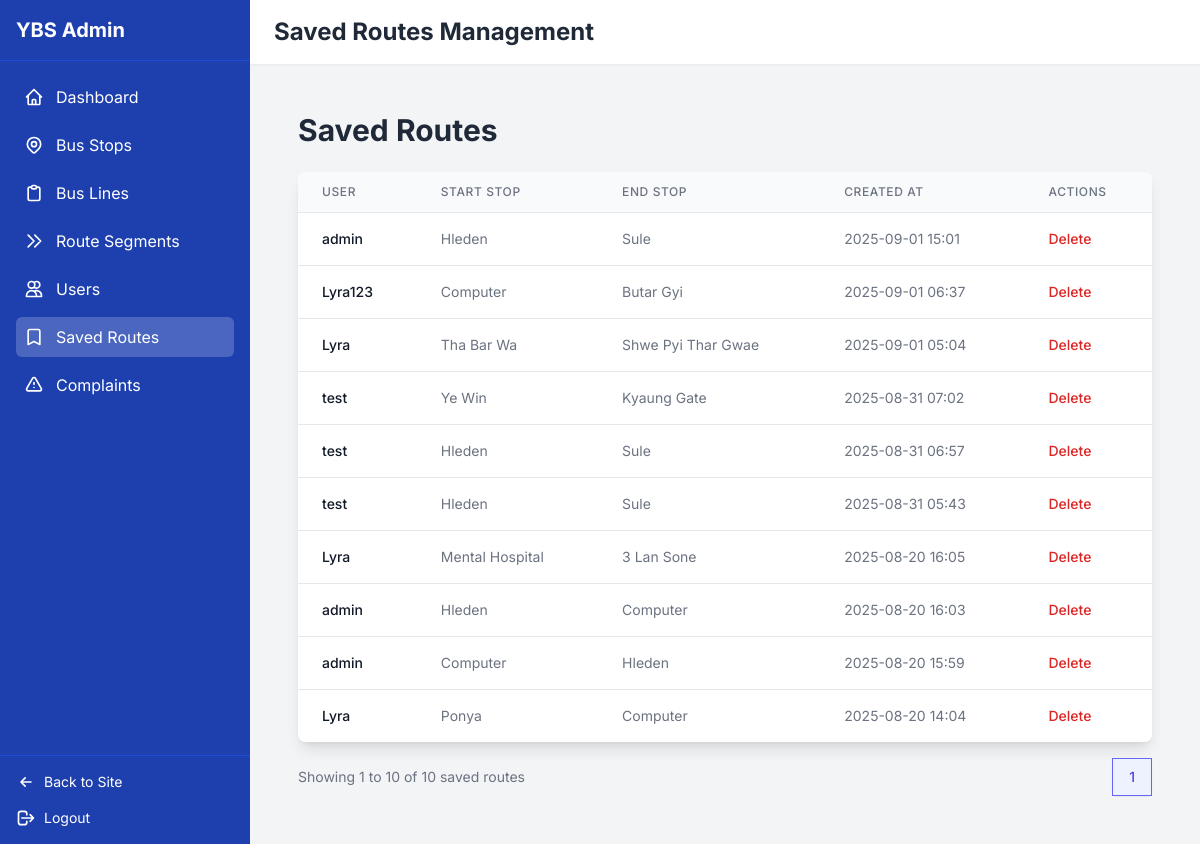
/admin-dashboard/saved-routes/ (signed in), run on an earlier commit of the app's database.
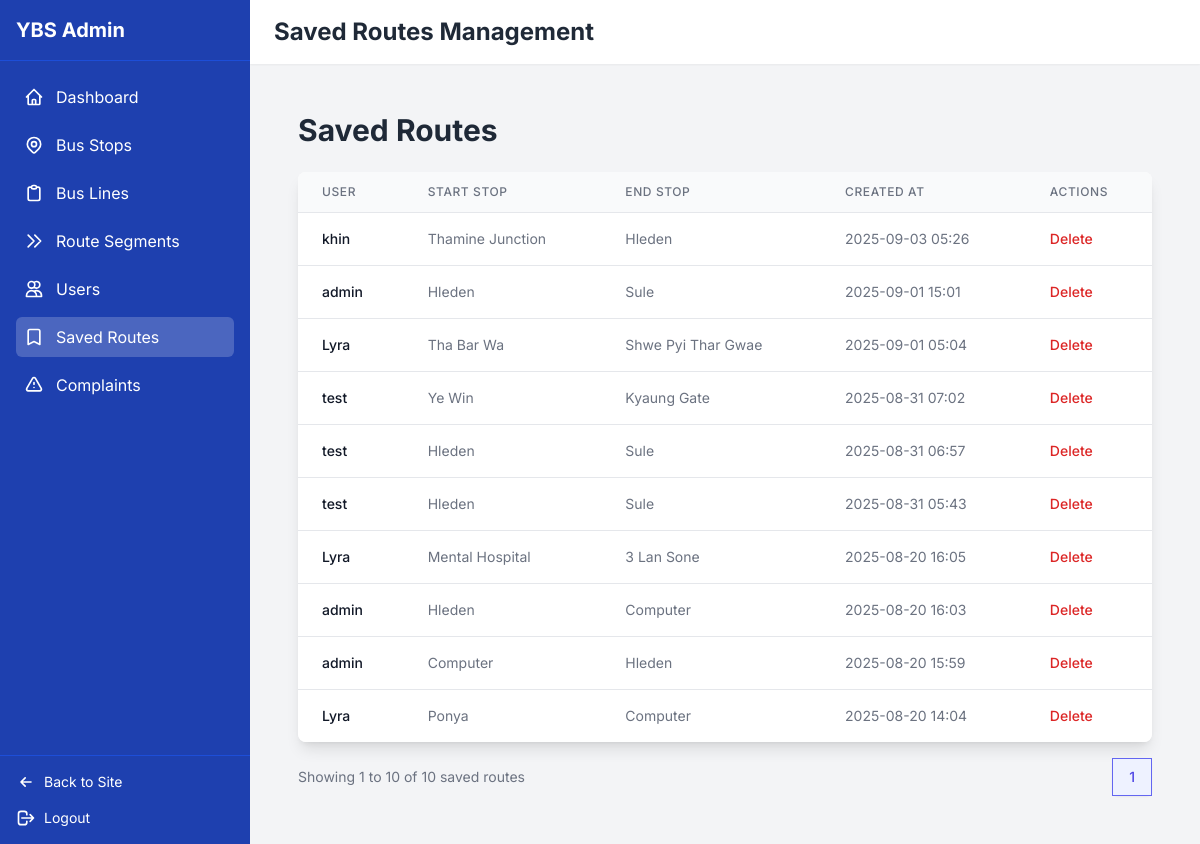
And on a later commit of the database.
### bus_routes/models.py (models this page shows, shortened)
class SavedRoute(models.Model):
    user = models.ForeignKey(User, on_delete=models.CASCADE, related_name='saved_routes')
    start_stop = models.ForeignKey(BusStop, on_delete=models.CASCADE, related_name='routes_as_start')
    end_stop = models.ForeignKey(BusStop, on_delete=models.CASCADE, related_name='routes_as_end')
    name = models.CharField(max_length=100, blank=True, null=True)
    created_at = models.DateTimeField(auto_now_add=True)
    class Meta:
        verbose_name = "Saved Route"
        verbose_name_plural = "Saved Routes"
        ordering = ['-created_at']

class BusStop(models.Model):
    name_mm = models.CharField(max_length=255, verbose_name="Stop Name (Myanmar)")
    name_en = models.CharField(max_length=255, verbose_name="Stop Name (English)")
    road_name_mm = models.CharField(max_length=255, blank=True, null=True, verbose_name="Road Name (Myanmar)")
    road_name_en = models.CharField(max_length=255, blank=True, null=True, verbose_name="Road Name (English)")
    latitude = models.DecimalField(max_digits=9, decimal_places=6, null=True, blank=True, verbose_name="Latitude")
    longitude = models.DecimalField(max_digits=9, decimal_places=6, null=True, blank=True, verbose_name="Longitude")
    class Meta:
        verbose_name = "Bus Stop"
        verbose_name_plural = "Bus Stops"
        unique_together = (('name_mm', 'road_name_mm'), ('name_en', 'road_name_en'))

### bus_routes/views.py (the view)
# urls.py: path('admin-dashboard/saved-routes/', views.admin_saved_routes, name='admin_saved_routes'),
@user_passes_test(is_admin)
def admin_saved_routes(request):
    saved_routes_list = SavedRoute.objects.all().order_by('-created_at')
    paginator = Paginator(saved_routes_list, 20)
    page_number = request.GET.get('page')
    page_obj = paginator.get_page(page_number)
    return render(request, 'admin_saved_routes.html', {
        'active_tab': 'saved_routes',
        'saved_routes': page_obj
    })

### bus_routes/views.py (called while the page is built)
def is_admin(user):
    return user.is_authenticated and user.is_staff

### templates/admin_saved_routes.html (shortened to what this page needs)
{% extends 'admin_dashboard.html' %}
{% block header_title %}Saved Routes Management{% endblock %}
{% block content %}
    <div class="p-6">
        <h1 class="text-3xl font-bold text-gray-800 mb-6">Saved Routes</h1>
        {% if saved_routes %}
            <div class="bg-white shadow-lg rounded-lg overflow-hidden">
                <table class="min-w-full divide-y divide-gray-200">
                    <thead class="bg-gray-50">
                        <tr>
                            <th class="px-6 py-3 text-left text-xs font-medium text-gray-500 uppercase tracking-wider">User</th>
                            <th class="px-6 py-3 text-left text-xs font-medium text-gray-500 uppercase tracking-wider">Start Stop</th>
                            <th class="px-6 py-3 text-left text-xs font-medium text-gray-500 uppercase tracking-wider">End Stop</th>
                            <th class="px-6 py-3 text-left text-xs font-medium text-gray-500 uppercase tracking-wider">Created At</th>
                            <th class="px-6 py-3 text-left text-xs font-medium text-gray-500 uppercase tracking-wider">Actions</th>
                        </tr>
                    </thead>
                    <tbody class="bg-white divide-y divide-gray-200">
                        {% for route in saved_routes %}
                            <tr>
                                <td class="px-6 py-4 whitespace-nowrap text-sm font-medium text-gray-900">{{ route.user.username }}</td>
                                <td class="px-6 py-4 whitespace-nowrap text-sm text-gray-500">{{ route.start_stop.name_en }}</td>
                                <td class="px-6 py-4 whitespace-nowrap text-sm text-gray-500">{{ route.end_stop.name_en }}</td>
                                <td class="px-6 py-4 whitespace-nowrap text-sm text-gray-500">{{ route.created_at|date:"Y-m-d H:i" }}</td>
                                <td class="px-6 py-4 whitespace-nowrap text-sm font-medium">
                                    <a href="{% url 'admin_saved_route_delete' route.id %}" class="text-red-600 hover:text-red-900" onclick="return confirm('Are you sure you want to delete this saved route?')">Delete</a>
                                </td>
                            </tr>
                        {% endfor %}
                    </tbody>
                </table>
            </div>
            <div class="mt-4 flex justify-between items-center">
                <span class="text-gray-500 text-sm">
                    Showing {{ saved_routes.start_index }} to {{ saved_routes.end_index }} of {{ saved_routes.paginator.count }} saved routes
                </span>
                <nav class="relative z-0 inline-flex rounded-md shadow-sm -space-x-px" aria-label="Pagination">
                    {% for i in saved_routes.paginator.page_range %}
                        {% if saved_routes.number == i %}
                            <a href="#" aria-current="page" class="z-10 bg-indigo-50 border-indigo-500 text-indigo-600 relative inline-flex items-center px-4 py-2 border text-sm font-medium">{{ i }}</a>
                        {% else %}
                            <a href="?page={{ i }}" class="bg-white border-gray-300 text-gray-500 hover:bg-gray-50 relative inline-flex items-center px-4 py-2 border text-sm font-medium">{{ i }}</a>
                        {% endif %}
                    {% endfor %}
                </nav>
            </div>
        {% else %}
            <p class="text-gray-500">No saved routes found.</p>
        {% endif %}
    </div>
{% endblock %}

### templates/admin_dashboard.html (shortened to what this page needs)
<!DOCTYPE html>
<html lang="en">
<head>
    {% load static %}
    <script src="https://cdn.tailwindcss.com"></script>
</head>
<body>
    <div class="flex h-screen overflow-hidden">
        <div class="sidebar bg-blue-800 text-white flex flex-col">
            <div class="p-4 border-b border-blue-700">
                <h1 class="text-xl font-bold">YBS Admin</h1>
            </div>
            <nav class="flex-1 overflow-y-auto p-4">
                <ul class="space-y-2">
                    <li>
                        <a href="{% url 'admin_dashboard' %}" class="nav-item flex items-center p-2 {% if active_tab == 'dashboard' %}active{% endif %}">
                            Dashboard
                        </a>
                    </li>
                    <li>
                        <a href="{% url 'admin_bus_stops' %}" class="nav-item flex items-center p-2 {% if active_tab == 'bus_stops' %}active{% endif %}">
                            Bus Stops
                        </a>
                    </li>
                    <li>
                        <a href="{% url 'admin_bus_lines' %}" class="nav-item flex items-center p-2 {% if active_tab == 'bus_lines' %}active{% endif %}">
                            Bus Lines
                        </a>
                    </li>
                    <li>
                        <a href="{% url 'admin_route_segments' %}" class="nav-item flex items-center p-2 {% if active_tab == 'route_segments' %}active{% endif %}">
                            <svg xmlns="http://www.w3.org/2000/svg" class="h-5 w-5 mr-3" fill="none" viewBox="0 0 24 24" stroke="currentColor">
                                <path stroke-linecap="round" stroke-linejoin="round" stroke-width="2" d="M13 5l7 7-7 7M5 5l7 7-7 7" />
                            </svg>
                            Route Segments
                        </a>
                    </li>
                    <li>
                        <a href="{% url 'admin_users' %}" class="nav-item flex items-center p-2 {% if active_tab == 'users' %}active{% endif %}">
                            <svg xmlns="http://www.w3.org/2000/svg" class="h-5 w-5 mr-3" fill="none" viewBox="0 0 24 24" stroke="currentColor">
                                <path stroke-linecap="round" stroke-linejoin="round" stroke-width="2" d="M12 4.354a4 4 0 110 5.292M15 21H3v-1a6 6 0 0112 0v1zm0 0h6v-1a6 6 0 00-9-5.197M13 7a4 4 0 11-8 0 4 4 0 018 0z" />
                            </svg>
                            Users
                        </a>
                    </li>
                    <li>
                        <a href="{% url 'admin_saved_routes' %}" class="nav-item flex items-center p-2 {% if active_tab == 'saved_routes' %}active{% endif %}">
                            <svg xmlns="http://www.w3.org/2000/svg" class="h-5 w-5 mr-3" fill="none" viewBox="0 0 24 24" stroke="currentColor">
                                <path stroke-linecap="round" stroke-linejoin="round" stroke-width="2" d="M5 5a2 2 0 012-2h10a2 2 0 012 2v16l-7-3.5L5 21V5z" />
                            </svg>
                            Saved Routes
                        </a>
                    </li>
                    <li>
                        <a href="{% url 'admin_complaints' %}" class="nav-item flex items-center p-2 {% if active_tab == 'complaints' %}active{% endif %}">
                            Complaints
                        </a>
                    </li>
                </ul>
            </nav>
            <div class="p-4 border-t border-blue-700">
                <a href="{% url 'home' %}" class="flex items-center text-sm">
                    <svg xmlns="http://www.w3.org/2000/svg" class="h-5 w-5 mr-2" fill="none" viewBox="0 0 24 24" stroke="currentColor">
                        <path stroke-linecap="round" stroke-linejoin="round" stroke-width="2" d="M11 17l-5-5m0 0l5-5m-5 5h12" />
                    </svg>
                    Back to Site
                </a>
                <a href="{% url 'logout' %}" class="flex items-center text-sm mt-4">
                    <svg xmlns="http://www.w3.org/2000/svg" class="h-5 w-5 mr-2" fill="none" viewBox="0 0 24 24" stroke="currentColor">
                        <path stroke-linecap="round" stroke-linejoin="round" stroke-width="2" d="M17 16l4-4m0 0l-4-4m4 4H7m6 4v1a3 3 0 01-3 3H6a3 3 0 01-3-3V7a3 3 0 013-3h4a3 3 0 013 3v1" />
                    </svg>
                    Logout
                </a>
            </div>
        </div>
        <div class="content flex-1 overflow-y-auto">
            <header class="bg-white shadow-sm">
                <div class="px-6 py-4">
                    <h1 class="text-2xl font-bold text-gray-800">{% block header_title %}Admin Dashboard{% endblock %}</h1>
                </div>
            </header>
            <main class="p-6">
                {% block content %}{% endblock %}
            </main>
        </div>
    </div>
</body>
</html>

### templates/admin_dashboard.html (style rules this page uses)
body { font-family: 'Inter', sans-serif; background-color: #f3f4f6; }
.sidebar { width: 250px; transition: all 0.3s; }
.content { transition: all 0.3s; }
.nav-item { transition: all 0.2s; border-radius: 0.375rem; }
.nav-item.active { background-color: rgba(255, 255, 255, 0.2); }

What changed in the data, as far as the page shows it:
removed SavedRoute: user.username "Lyra123", start_stop.name_en "Computer", end_stop.name_en "Butar Gyi", created_at "2025-09-01 06:37"
added SavedRoute: user.username "khin", start_stop.name_en "Thamine Junction", end_stop.name_en "Hleden", created_at "2025-09-03 05:26"
